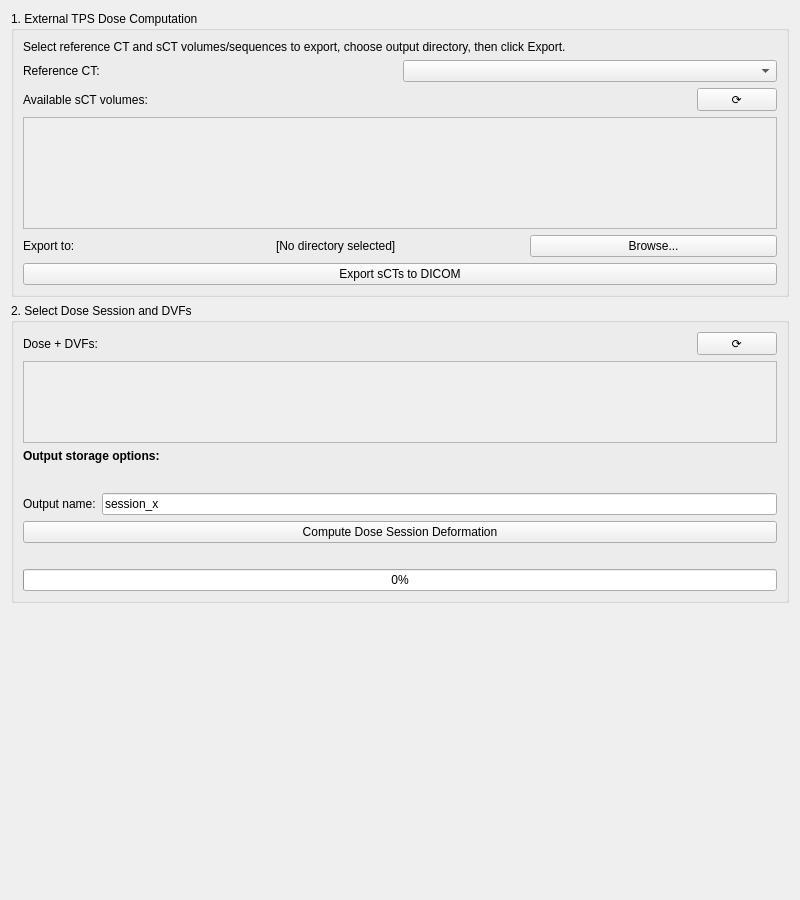
<?xml version="1.0" encoding="UTF-8"?>
<ui version="4.0">
 <class>PrescriptionDoseEstimationWidget</class>
 <widget class="QWidget" name="PrescriptionDoseEstimationWidget">
  <property name="geometry">
   <rect>
    <x>0</x>
    <y>0</y>
    <width>800</width>
    <height>900</height>
   </rect>
  </property>
  <layout class="QVBoxLayout" name="verticalLayout_root">
   <item>
    <widget class="QGroupBox" name="tps_group">
     <property name="title">
      <string>1. External TPS Dose Computation</string>
     </property>
     <layout class="QVBoxLayout" name="verticalLayout_tps">
      <item>
       <widget class="QLabel" name="tps_info">
        <property name="text">
         <string>Select reference CT and sCT volumes/sequences to export, choose output directory, then click Export.</string>
        </property>
        <property name="wordWrap">
         <bool>true</bool>
        </property>
       </widget>
      </item>
      <item>
       <layout class="QHBoxLayout" name="ref_ct_layout">
        <item>
         <widget class="QLabel" name="ref_ct_label">
          <property name="text">
           <string>Reference CT:</string>
          </property>
         </widget>
        </item>
        <item>
         <widget class="QComboBox" name="ref_ct_combo"/>
        </item>
       </layout>
      </item>
      <item>
       <layout class="QHBoxLayout" name="dose_list_header">
        <item>
         <widget class="QLabel" name="dose_list_label">
          <property name="text">
           <string>Available sCT volumes:</string>
          </property>
         </widget>
        </item>
        <item>
         <spacer name="dose_list_spacer" >
          <property name="orientation">
           <enum>Qt::Horizontal</enum>
          </property>
          <property name="sizeType">
           <enum>QSizePolicy::Expanding</enum>
          </property>
          <property name="sizeHint" >
           <size>
            <width>40</width>
            <height>20</height>
           </size>
          </property>
         </spacer>
        </item>
        <item>
         <widget class="QPushButton" name="refresh_tps_btn">
          <property name="maximumWidth">
           <number>40</number>
          </property>
          <property name="text">
           <string>⟳</string>
          </property>
          <property name="toolTip">
           <string>Refresh list</string>
          </property>
         </widget>
        </item>
       </layout>
      </item>
      <item>
       <widget class="QScrollArea" name="sct_list_widget">
        <property name="widgetResizable">
         <bool>true</bool>
        </property>
        <property name="minimumHeight">
         <number>170</number>
        </property>
        <property name="maximumHeight">
         <number>170</number>
        </property>
        <widget class="QWidget" name="sct_list_container">
         <layout class="QVBoxLayout" name="sct_list_layout">
          <item>
           <spacer name="sct_list_spacer">
            <property name="orientation">
             <enum>Qt::Vertical</enum>
            </property>
            <property name="sizeType">
             <enum>QSizePolicy::Expanding</enum>
            </property>
            <property name="sizeHint">
             <size>
              <width>20</width>
              <height>20</height>
             </size>
            </property>
           </spacer>
          </item>
         </layout>
        </widget>
       </widget>
      </item>
      <item>
       <layout class="QHBoxLayout" name="export_dir_layout">
        <item>
          <widget class="QLabel" name="export_dir_label">
           <property name="text">
            <string>Export to:</string>
           </property>
          </widget>
        </item>
        <item>
          <widget class="QLabel" name="export_dir_display">
           <property name="text">
            <string>[No directory selected]</string>
           </property>
          </widget>
        </item>
        <item>
          <widget class="QPushButton" name="browse_export_btn">
           <property name="text">
            <string>Browse...</string>
           </property>
          </widget>
        </item>
       </layout>
      </item>
      <item>
       <widget class="QPushButton" name="export_btn">
        <property name="text">
         <string>Export sCTs to DICOM</string>
        </property>
       </widget>
      </item>
     </layout>
    </widget>
   </item>
   <item>
    <widget class="QGroupBox" name="session_group">
     <property name="title">
      <string>2. Select Dose Session and DVFs</string>
     </property>
     <layout class="QVBoxLayout" name="verticalLayout_session">
      <item>
       <layout class="QHBoxLayout" name="session_header">
        <item>
         <widget class="QLabel" name="session_label">
          <property name="text">
           <string>Dose + DVFs:</string>
          </property>
         </widget>
        </item>
        <item>
         <spacer name="session_spacer">
          <property name="orientation">
           <enum>Qt::Horizontal</enum>
          </property>
          <property name="sizeType">
           <enum>QSizePolicy::Expanding</enum>
          </property>
          <property name="sizeHint">
           <size>
            <width>40</width>
            <height>20</height>
           </size>
          </property>
         </spacer>
        </item>
        <item>
         <widget class="QPushButton" name="refresh_sessions_btn">
          <property name="maximumWidth">
           <number>40</number>
          </property>
          <property name="text">
           <string>⟳</string>
          </property>
          <property name="toolTip">
           <string>Refresh node lists</string>
          </property>
         </widget>
        </item>
       </layout>
      </item>
      <item>
       <widget class="QScrollArea" name="sessions_scroll">
        <property name="widgetResizable">
         <bool>true</bool>
        </property>
        <property name="minimumHeight">
         <number>200</number>
        </property>
        <widget class="QWidget" name="sessions_container">
         <layout class="QVBoxLayout" name="sessions_container_layout">
          <item>
           <widget class="QWidget" name="dose_rows_container">
            <layout class="QVBoxLayout" name="dose_rows_layout"/>
           </widget>
          </item>
          <item>
           <widget class="QWidget" name="dvf_rows_container">
            <layout class="QVBoxLayout" name="dvf_rows_layout"/>
           </widget>
          </item>
          <item>
           <spacer name="sessions_spacer">
            <property name="orientation">
             <enum>Qt::Vertical</enum>
            </property>
            <property name="sizeType">
             <enum>QSizePolicy::Expanding</enum>
            </property>
            <property name="sizeHint">
             <size>
              <width>20</width>
              <height>20</height>
             </size>
            </property>
           </spacer>
          </item>
         </layout>
        </widget>
       </widget>
      </item>
      <item>
       <widget class="QLabel" name="selectors_header">
        <property name="text">
         <string>Output storage options:</string>
        </property>
        <property name="styleSheet">
         <string notr="true">font-weight: bold;</string>
        </property>
       </widget>
      </item>
      <item>
       <widget class="QWidget" name="output_options_container">
        <layout class="QVBoxLayout" name="output_options_layout"/>
       </widget>
      </item>
      <item>
       <layout class="QHBoxLayout" name="output_name_layout">
        <item>
         <widget class="QLabel" name="output_name_label">
          <property name="text">
           <string>Output name:</string>
          </property>
         </widget>
        </item>
        <item>
         <widget class="QLineEdit" name="output_name_edit">
          <property name="text">
           <string>session_x</string>
          </property>
         </widget>
        </item>
       </layout>
      </item>
      <item>
       <widget class="QPushButton" name="deform_button">
        <property name="text">
         <string>Compute Dose Session Deformation</string>
        </property>
       </widget>
      </item>
      <item>
       <widget class="QLabel" name="status_label">
        <property name="text">
         <string></string>
        </property>
        <property name="wordWrap">
         <bool>true</bool>
        </property>
       </widget>
      </item>
      <item>
       <widget class="QProgressBar" name="progress_bar">
        <property name="value">
         <number>0</number>
        </property>
        <property name="textVisible">
         <bool>true</bool>
        </property>
       </widget>
      </item>
     </layout>
    </widget>
   </item>
   <item>
    <spacer name="root_spacer">
     <property name="orientation">
      <enum>Qt::Vertical</enum>
     </property>
     <property name="sizeType">
      <enum>QSizePolicy::Expanding</enum>
     </property>
     <property name="sizeHint">
      <size>
       <width>20</width>
       <height>40</height>
      </size>
     </property>
    </spacer>
   </item>
  </layout>
 </widget>
 <resources/>
 <connections/>
</ui>
